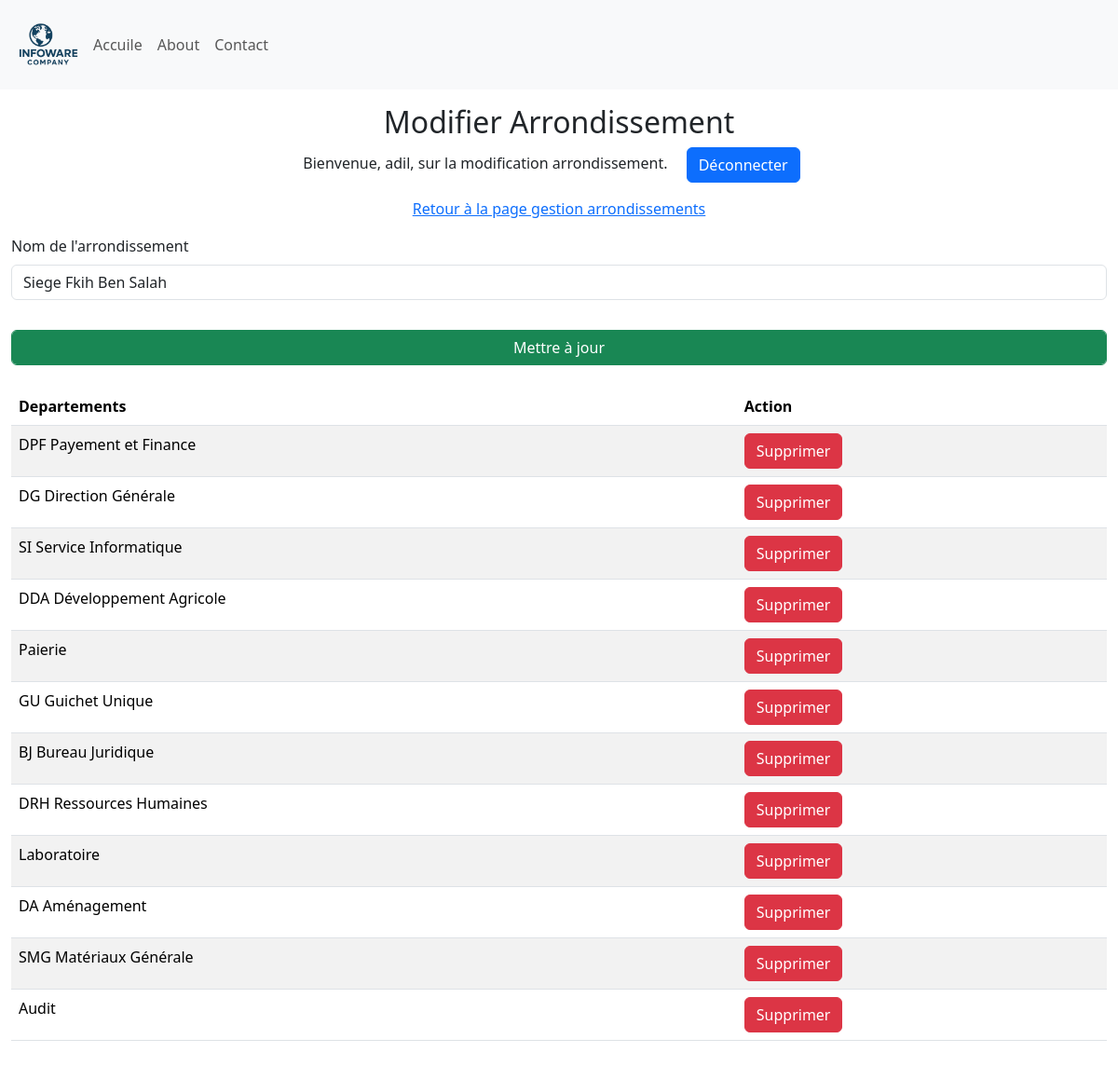
Screenshot of /update_arrondissement/1 (signed in) with the database file from the repository.
### Site/models.py (models this page shows, shortened)
class Arondissement(db.Model):
    id = db.Column(db.Integer, primary_key=True)
    arondissement = db.Column(db.String(25), unique=True, nullable=False)
    departement = db.relationship('Departement', backref='Departement', lazy=True)

class Departement(db.Model):
    id = db.Column(db.Integer, primary_key=True)
    departement = db.Column(db.String(25), unique=True, nullable=False)
    arondissement = db.Column(db.Integer, db.ForeignKey('arondissement.id'), nullable=False)

### Site/dashbord/arrondissement.py (the view)
@arrondissement.route('/update_arrondissement/<int:arrondissement_id>', methods=['GET', 'POST'])
def update_arrondissement(arrondissement_id):
    if 'user' not in session:
        return redirect(url_for('admin.admin'))
    arrondissement = Arondissement.query.get_or_404(arrondissement_id)
    if request.method == 'POST':
        new_name = request.form.get('arrondissementName')
        if new_name:
            arrondissement.arondissement = new_name
            db.session.commit()
            return redirect(url_for('arrondissement.manage_Arrondissements'))
    return render_template('update_arondissement.html', name=session['user'], arrondissement=arrondissement, departements=arrondissement.departement)

### Site/templates/update_arondissement.html (shortened to what this page needs)
{% extends 'base.html' %}
{% block body %}
<div class="container-fluid">
    <div class="row">
        <div class="col-12  my-3">
            <div class="text-center">
                <h2>Modifier Arrondissement</h2>
                <p>Bienvenue, {{ name }}, sur la modification arrondissement. <a class="mx-3 btn btn-primary" href="{{ url_for('admin.logout') }}"">Déconnecter</a></p>
                <p><a href="{{ url_for('arrondissement.manage_Arrondissements') }}">Retour à la page gestion arrondissements</a> </p>
            </div>
           <form method="POST">
                <div class="mb-3">
                    <label for="arrondissementName" class="form-label">Nom de l'arrondissement</label>
                    <input type="text" class="form-control" id="arrondissementName" name="arrondissementName" value="{{ arrondissement.arondissement }}" required>
                </div>
                <div class="mb-3">
                    <input type="submit" class="form-control btn btn-success mt-3" value="Mettre à jour">
                </div>
            </form>
                {% if departements %}
                <table class="table table-striped mt-4 ">
                    <thead>
                        <tr>
                          <th scope="col">Departements</th>
                          <th scope="col">Action</th>
                        </tr>
                      </thead>
                      <tbody>
                        {% for departement in departements %}
                        <tr>
                          <td>{{ departement.departement }}</td>
                          <td>
                             <a href ="{{ url_for('departement.delete_departement', departement_id=departement.id) }}" onclick="return confirm('Êtes-vous sûr de vouloir supprimer cet arrondissement ?');"  class="btn btn-danger">Supprimer</a>
                          </td>
                        </tr>
                        {% endfor %}
                </table>
                {% else %}
                <p class="mt-4 text-danger h4">Aucun departement associé à cet arrondissement.</p>
                {% endif %}
        </div>
    </div>
</div>
{% endblock %}

### Site/static/style.css (style rules this page uses)
* { margin: 0; padding: 0; box-sizing: border-box; }
:root { --primary-color: #0056b3; --secondary-color: #f8f9fa; --text-color: #333; --highlight-color: #007bff; }
body { font-family: 'Segoe UI', Tahoma, Geneva, Verdana, sans-serif; }

### rows the page displays
Arondissement: arrondissementName "Siege Fkih Ben Salah"
Departement: departement "DPF Payement et Finance"
Departement: departement "DG Direction Générale"
Departement: departement "SI Service Informatique"
Departement: departement "DDA Développement Agricole"
Departement: departement "Paierie"
Departement: departement "GU Guichet Unique"
Departement: departement "BJ Bureau Juridique"
Departement: departement "DRH Ressources Humaines"
Departement: departement "Laboratoire"
Departement: departement "DA Aménagement"
Departement: departement "SMG Matériaux Générale"
Departement: departement "Audit"

### other values shown
{{ name }} "adil"
